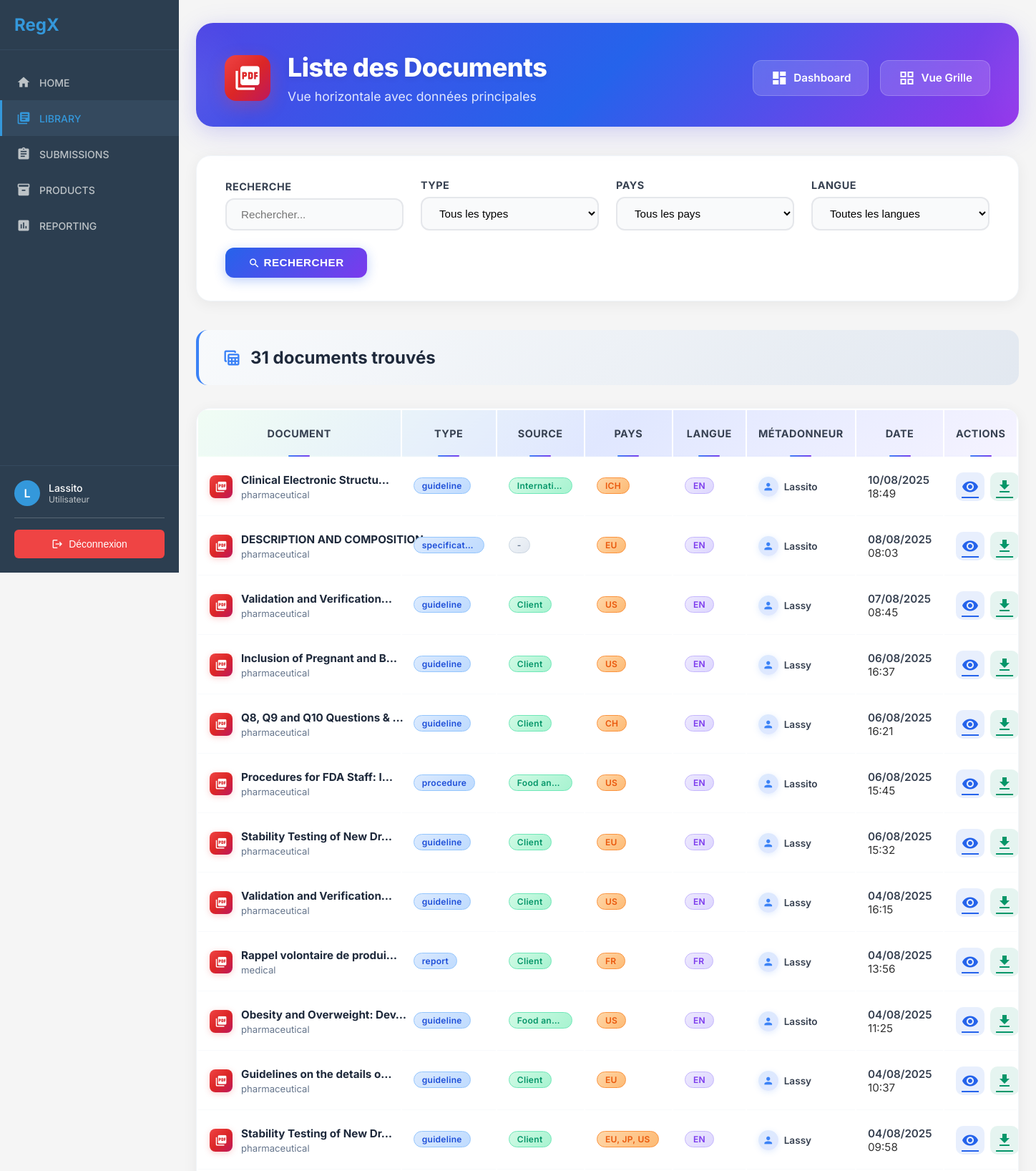
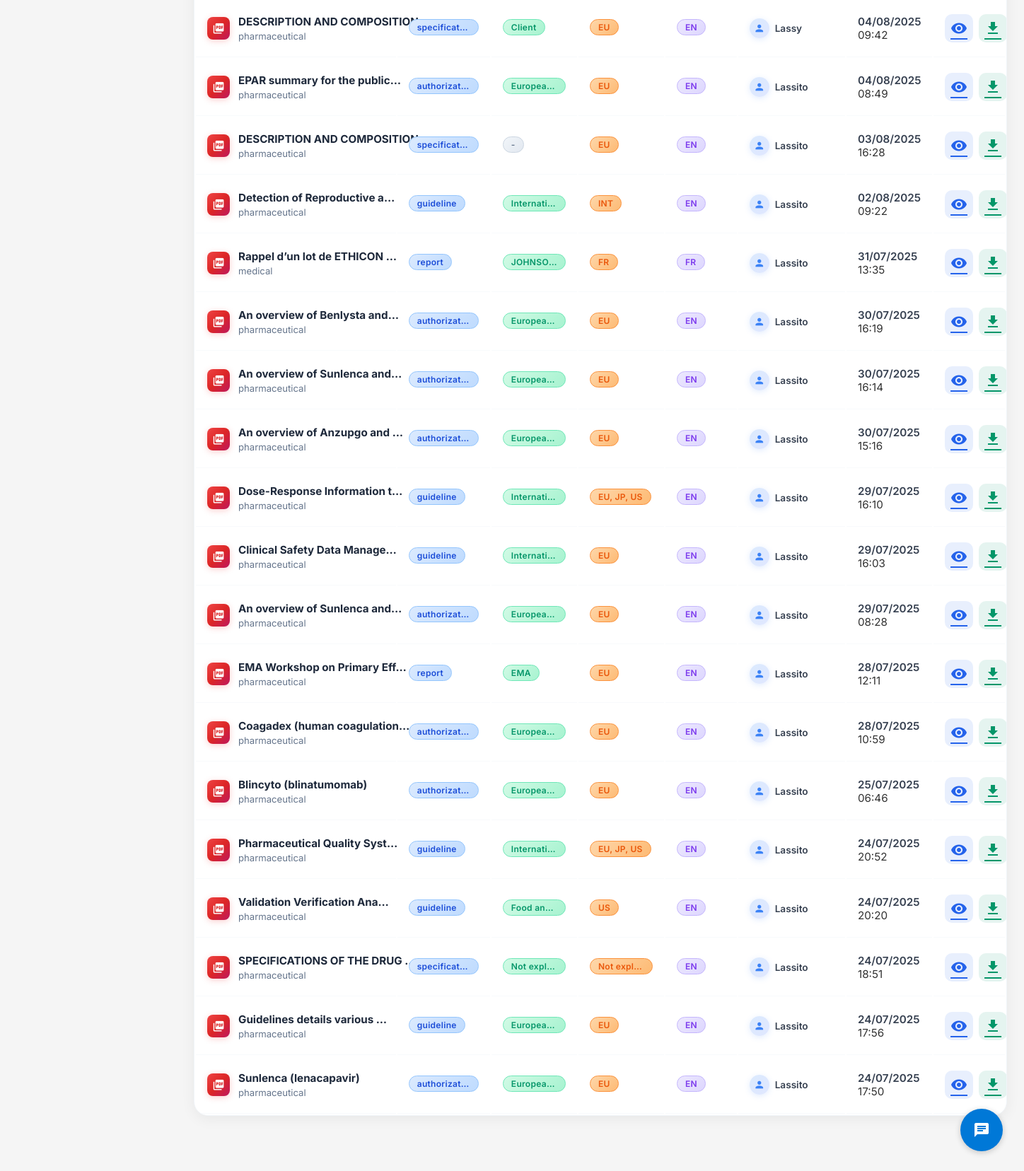
Page /client/library/documents/horizontal/ (signed in) on the committed database (2 pictures, top to bottom).
### rawdocs/models.py (models this page shows, shortened)
class RawDocument(models.Model):
    url = models.URLField(help_text="URL d'origine du PDF", blank=True)
    file = models.FileField(upload_to=pdf_upload_to, help_text="Fichier PDF téléchargé")
    created_at = models.DateTimeField(auto_now_add=True)
    owner = models.ForeignKey(
        settings.AUTH_USER_MODEL,
        on_delete=models.CASCADE,
        related_name='raw_documents',
        null=True, blank=True,
        help_text="Utilisateur qui a téléchargé ce document"
    )
    is_validated = models.BooleanField(default=False, help_text="Document validé par un métadonneur")
    validated_at = models.DateTimeField(null=True, blank=True)
    is_ready_for_expert = models.BooleanField(default=False, help_text="Document prêt pour révision expert")
    expert_ready_at = models.DateTimeField(null=True, blank=True,
                                           help_text="Date à laquelle le document est devenu prêt pour l'expert")
    total_pages = models.IntegerField(default=0, help_text="Nombre total de pages")
    pages_extracted = models.BooleanField(default=False, help_text="Pages extraites individuellement")
    title = models.TextField(blank=True, help_text="Titre du document")
    doc_type = models.CharField("Type", max_length=100, blank=True, help_text="Type du document (guide, rapport…)")
    publication_date = models.CharField(max_length=100, blank=True, help_text="Date de publication")
    version = models.CharField(max_length=50, blank=True, help_text="Version extraite")
    source = models.CharField(max_length=255, blank=True, help_text="Organisation émettrice (EMA, FDA…)")
    context = models.TextField(blank=True, help_text="Contexte extrait (2 phrases max)")
    country = models.CharField(max_length=100, blank=True, help_text="Pays détecté (GPE ou TLD)")
    language = models.CharField(max_length=10, blank=True, help_text="Langue détectée (fr, en…)")
    url_source = models.URLField(blank=True, help_text="URL d'origine pour référence")

### client/library/views.py (the view)
# urls.py: path('documents/horizontal/', views.document_list_horizontal, name='document_list_horizontal'),
def document_list_horizontal(request):
    search = request.GET.get('search', '')
    document_type = request.GET.get('type', '')
    country = request.GET.get('country', '')
    language = request.GET.get('language', '')
    documents_qs = RawDocument.objects.filter(is_validated=True).select_related('owner')
    if search:
        documents_qs = documents_qs.filter(
            Q(title__icontains=search) |
            Q(source__icontains=search) |
            Q(context__icontains=search)
        )
    if document_type:
        documents_qs = documents_qs.filter(doc_type__icontains=document_type)
    if country:
        documents_qs = documents_qs.filter(country__icontains=country)
    if language:
        documents_qs = documents_qs.filter(language__icontains=language)
    documents_qs = documents_qs.order_by('-created_at')
    paginator = Paginator(documents_qs, 50)
    page_number = request.GET.get('page')
    documents = paginator.get_page(page_number)
    document_types = RawDocument.objects.filter(is_validated=True).exclude(doc_type='').values_list('doc_type', flat=True).distinct()
    countries = RawDocument.objects.filter(is_validated=True).exclude(country='').values_list('country', flat=True).distinct()
    languages = RawDocument.objects.filter(is_validated=True).exclude(language='').values_list('language', flat=True).distinct()
    context = {
        'documents': documents,
        'document_types': document_types,
        'countries': countries,
        'languages': languages,
        'filters': {
            'search': search,
            'type': document_type,
            'country': country,
            'language': language,
        }
    }
    return render(request, 'client/library/document_list_horizontal.html', context)

### chatbot/templatetags/chatbot_tags.py (called while the page is built)
@register.simple_tag
def chatbot_widget():
    return render_to_string('chatbot/chatbot_widget.html')

### client/library/templatetags/document_filters.py (called while the page is built)
@register.filter
def document_title(document):
    if document.title and document.title.strip():
        return document.title.strip()
    if document.file:
        clean_name = clean_filename(document.file)
        if clean_name:
            return clean_name
    return f"Document #{document.pk}"

### templates/client/library/document_list_horizontal.html (shortened to what this page needs)
{% extends 'client/base.html' %}
{% load static %}
{% load document_filters %}
{% block content %}
<div class="library-container">
    <div class="page-header">
        <div class="page-header-content">
            <div class="page-header-left">
                <div class="page-header-icon">
                    <i class="material-icons">picture_as_pdf</i>
                </div>
                <div class="page-header-titles">
                    <h1>Liste des Documents</h1>
                    <p>Vue horizontale avec données principales</p>
                </div>
            </div>
            <div class="dashboard-tile-links">
                <a href="{% url 'client:library:dashboard' %}" class="dashboard-tile-link">
                    <i class="material-icons">dashboard</i>
                    Dashboard
                </a>
                <a href="{% url 'client:library:document_list' %}" class="dashboard-tile-link">
                    <i class="material-icons">grid_view</i>
                    Vue Grille
                </a>
            </div>
        </div>
    </div>
    <form method="get" class="filters-bar">
        <div class="filters-col">
            <label>RECHERCHE</label>
            <input type="text" name="search" value="{{ filters.search }}" placeholder="Rechercher...">
        </div>
        <div class="filters-col">
            <label>TYPE</label>
            <select name="type">
                <option value="">Tous les types</option>
            </select>
        </div>
        <div class="filters-col">
            <label>PAYS</label>
            <select name="country">
                <option value="">Tous les pays</option>
            </select>
        </div>
        <div class="filters-col">
            <label>LANGUE</label>
            <select name="language">
                <option value="">Toutes les langues</option>
            </select>
        </div>
        <div class="filters-action">
            <button type="submit">
                <i class="material-icons" style="font-size:1.1em;vertical-align: middle;">search</i>
                Rechercher
            </button>
        </div>
    </form>
    <div class="results-header">
        <h2>
            <i class="material-icons">table_view</i>
            {{ documents.paginator.count }} document{{ documents.paginator.count|pluralize }} trouvé{{ documents.paginator.count|pluralize }}
        </h2>
    </div>
    {% if documents %}
    <div class="table-wrap">
        <div class="overflow-x-auto">
            <table>
                <thead>
                    <tr>
                        <th>Document</th>
                        <th>Type</th>
                        <th>Source</th>
                        <th>Pays</th>
                        <th>Langue</th>
                        <th>Métadonneur</th>
                        <th>Date</th>
                        <th>Actions</th>
                    </tr>
                </thead>
                <tbody>
                    {% for document in documents %}
                    <tr onclick="location.href='{% url 'client:library:document_detail' document.pk %}'">
                        <td>
                            <div class="document-icon-container">
                                <div class="document-table-icon">
                                    <i class="material-icons">picture_as_pdf</i>
                                </div>
                                <div class="flex-1 min-w-0">
                                    <span class="doc-title" title="{{ document|document_title }}">
                                        {{ document|document_title|truncatechars:28 }}
                                    </span>
                                    {% if document.context %}
                                    <div class="doc-context" title="{{ document.context }}">
                                        {{ document.context|truncatechars:30 }}
                                    </div>
                                    {% endif %}
                                </div>
                            </div>
                        </td>
                        <td>
                            {% if document.doc_type %}
                            <span class="badge-blue" title="{{ document.doc_type }}">
                                {{ document.doc_type|truncatechars:15 }}
                            </span>
                            {% else %}
                            <span class="badge-gray">-</span>
                            {% endif %}
                        </td>
                        <td>
                            {% if document.source %}
                            <span class="badge-green" title="{{ document.source }}">
                                {{ document.source|truncatechars:12 }}
                            </span>
                            {% else %}
                            <span class="badge-gray">-</span>
                            {% endif %}
                        </td>
                        <td>
                            {% if document.country %}
                            <span class="badge-orange" title="{{ document.country }}">
                                {{ document.country|truncatechars:12 }}
                            </span>
                            {% else %}
                            <span class="badge-gray">-</span>
                            {% endif %}
                        </td>
                        <td>
                            {% if document.language %}
                            <span class="badge-purple" title="{{ document.language }}">
                                {{ document.language|upper|truncatechars:10 }}
                            </span>
                            {% else %}
                            <span class="badge-gray">-</span>
                            {% endif %}
                        </td>
                        <td>
                            <div class="doc-meta-user">
                                <span class="avatar">
                                    <i class="material-icons">person</i>
                                </span>
                                <span>{{ document.owner.username|default:"Anonyme" }}</span>
                            </div>
                        </td>
                        <td>
                            <div style="font-weight: 600; color: #374151;">{{ document.created_at|date:"d/m/Y" }}</div>
                            <div class="text-xs text-gray-400">{{ document.created_at|date:"H:i" }}</div>
                        </td>
                        <td>
                            <div class="doc-actions">
                                <a href="{% url 'client:library:document_detail' document.pk %}" class="view" title="Voir le détail"
                                   onclick="event.stopPropagation();">
                                    <i class="material-icons">visibility</i>
                                </a>
                                <a href="{% url 'client:library:download_document' document.pk %}" class="download" title="Télécharger"
                                   onclick="event.stopPropagation();">
                                    <i class="material-icons">download</i>
                                </a>
                            </div>
                        </td>
                    </tr>
                    {% endfor %}
                </tbody>
            </table>
        </div>
    </div>
    {% endif %}
</div>
{% endblock %}

### templates/client/includes/sidebar.html (shortened to what this page needs)
<div class="sidebar">
    <div class="sidebar-header">
        <h2>RegX</h2>
    </div>
    <nav class="sidebar-nav">
        <a href="{% url 'client:dashboard' %}" class="nav-item {% if request.resolver_match.url_name == 'dashboard' %}active{% endif %}">
            <i class="material-icons">home</i>
            <span>HOME</span>
        </a>
        <a href="/client/library/" class="nav-item {% if 'library' in request.resolver_match.namespace %}active{% endif %}">
            <i class="material-icons">library_books</i>
            <span>LIBRARY</span>
        </a>
        <a href="{% url 'submissions:list' %}" class="nav-item {% if 'submissions' in request.resolver_match.namespace %}active{% endif %}">
            <i class="material-icons">assignment</i>
            <span>SUBMISSIONS</span>
        </a>
        <a href="/client/products/" class="nav-item {% if 'products' in request.resolver_match.namespace %}active{% endif %}">
            <i class="material-icons">inventory</i>
            <span>PRODUCTS</span>
        </a>
        <a href="/client/reports/" class="nav-item {% if 'reports' in request.resolver_match.namespace %}active{% endif %}">
            <i class="material-icons">assessment</i>
            <span>REPORTING</span>
        </a>
    </nav>
   <div class="sidebar-footer">
    <div class="user-info">
        <div class="user-avatar">
            {{ request.user.get_full_name|default:request.user.username|first|upper }}
        </div>
        <div class="user-details">
            <span class="user-name">{{ request.user.get_full_name|default:request.user.username }}</span>
            <span class="user-role">
                {% if request.user.userprofile.role == 'client' %}
                    Client
                {% elif request.user.userprofile.role == 'metadonneur' %}
                    Métadonneur
                {% elif request.user.userprofile.role == 'expert' %}
                    Expert
                {% elif request.user.userprofile.role == 'annotateur' %}
                    Annotateur
                {% else %}
                    Utilisateur
                {% endif %}
            </span>
        </div>
    </div>
    <form method="post" action="{% url 'rawdocs:logout' %}" class="logout-form">
        <button type="submit" class="btn-logout">
            <i class="material-icons">logout</i>
            <span>Déconnexion</span>
        </button>
    </form>
</div>
</div>

### static/css/main.css (style rules this page uses)
* { margin: 0; padding: 0; box-sizing: border-box; }
body { font-family: 'Inter', sans-serif; background-color: #f5f5f5; color: #333; }
.sidebar { width: 250px; background-color: #2c3e50; color: white; display: flex; flex-direction: column; position: fixed; height: 100vh; left: 0; top: 0; z-index: 1000; }
.sidebar-header { padding: 20px; border-bottom: 1px solid #34495e; }
.sidebar-header h2 { font-size: 24px; font-weight: 700; color: #3498db; }
.sidebar-nav { flex: 1; padding: 20px 0; }
.nav-item { display: flex; align-items: center; padding: 15px 20px; color: #bdc3c7; text-decoration: none; transition: all 0.3s ease; border-left: 3px solid transparent; }
.nav-item.active { background-color: #34495e; color: #3498db; border-left-color: #3498db; }
.nav-item i { margin-right: 12px; font-size: 20px; }
.nav-item span { font-size: 14px; font-weight: 500; }
.sidebar-footer { padding: 20px; border-top: 1px solid #34495e; }
.user-info { display: flex; align-items: center; }
.user-avatar { width: 36px; height: 36px; border-radius: 50%; background-color: #3498db; display: flex; align-items: center; justify-content: center; margin-right: 12px; font-weight: 600; }
.user-details { display: flex; flex-direction: column; }
.user-name { font-size: 14px; font-weight: 500; }
.user-role { font-size: 12px; color: #bdc3c7; }
.logout-form { margin-top: 1rem; padding-top: 1rem; border-top: 1px solid rgba(255, 255, 255, 0.2); }
.btn-logout { width: 100%; display: flex; align-items: center; justify-content: center; gap: 0.5rem; padding: 0.75rem; background: #ef4444; color: white; border: none; border-radius: 6px; cursor: pointer; font-size: 0.875rem; font-weight: 500; transition: all 0.2s ease; }
.btn-logout i { font-size: 1rem; }

### rows in the picture
RawDocument: title "Clinical Electronic Structu…", context "pharmaceutical", doc_type "guideline", source "Internati…", country "ICH", language "EN", owner.username "Lassito", created_at "10/08/2025", created_at "18:49"
RawDocument: title "DESCRIPTION AND COMPOSITION…", context "pharmaceutical", doc_type "specificat…", country "EU", language "EN", owner.username "Lassito", created_at "08/08/2025", created_at "08:03"
RawDocument: title "Validation and Verification…", context "pharmaceutical", doc_type "guideline", source "Client", country "US", language "EN", owner.username "Lassy", created_at "07/08/2025", created_at "08:45"
RawDocument: title "Inclusion of Pregnant and B…", context "pharmaceutical", doc_type "guideline", source "Client", country "US", language "EN", owner.username "Lassy", created_at "06/08/2025", created_at "16:37"
RawDocument: title "Q8, Q9 and Q10 Questions & …", context "pharmaceutical", doc_type "guideline", source "Client", country "CH", language "EN", owner.username "Lassy", created_at "06/08/2025", created_at "16:21"
RawDocument: title "Procedures for FDA Staff: I…", context "pharmaceutical", doc_type "procedure", source "Food an…", country "US", language "EN", owner.username "Lassito", created_at "06/08/2025", created_at "15:45"
RawDocument: title "Stability Testing of New Dr…", context "pharmaceutical", doc_type "guideline", source "Client", country "EU", language "EN", owner.username "Lassy", created_at "06/08/2025", created_at "15:32"
RawDocument: title "Validation and Verification…", context "pharmaceutical", doc_type "guideline", source "Client", country "US", language "EN", owner.username "Lassy", created_at "04/08/2025", created_at "16:15"
RawDocument: title "Rappel volontaire de produi…", context "medical", doc_type "report", source "Client", country "FR", language "FR", owner.username "Lassy", created_at "04/08/2025", created_at "13:56"
RawDocument: title "Obesity and Overweight: Dev…", context "pharmaceutical", doc_type "guideline", source "Food an…", country "US", language "EN", owner.username "Lassito", created_at "04/08/2025", created_at "11:25"
RawDocument: title "Guidelines on the details o…", context "pharmaceutical", doc_type "guideline", source "Client", country "EU", language "EN", owner.username "Lassy", created_at "04/08/2025", created_at "10:37"
RawDocument: title "Stability Testing of New Dr…", context "pharmaceutical", doc_type "guideline", source "Client", country "EU, JP, US", language "EN", owner.username "Lassy", created_at "04/08/2025", created_at "09:58"
RawDocument: title "DESCRIPTION AND COMPOSITION…", context "pharmaceutical", doc_type "specificat…", source "Client", country "EU", language "EN", owner.username "Lassy", created_at "04/08/2025", created_at "09:42"
RawDocument: title "EPAR summary for the public…", context "pharmaceutical", doc_type "authorizat…", source "Europea…", country "EU", language "EN", owner.username "Lassito", created_at "04/08/2025", created_at "08:49"
RawDocument: title "DESCRIPTION AND COMPOSITION…", context "pharmaceutical", doc_type "specificat…", country "EU", language "EN", owner.username "Lassito", created_at "03/08/2025", created_at "16:28"
RawDocument: title "Detection of Reproductive a…", context "pharmaceutical", doc_type "guideline", source "Internati…", country "INT", language "EN", owner.username "Lassito", created_at "02/08/2025", created_at "09:22"
RawDocument: title "Rappel d’un lot de ETHICON …", context "medical", doc_type "report", source "JOHNS…", country "FR", language "FR", owner.username "Lassito", created_at "31/07/2025", created_at "13:35"
RawDocument: title "An overview of Benlysta and…", context "pharmaceutical", doc_type "authorizat…", source "Europea…", country "EU", language "EN", owner.username "Lassito", created_at "30/07/2025", created_at "16:19"
RawDocument: title "An overview of Sunlenca and…", context "pharmaceutical", doc_type "authorizat…", source "Europea…", country "EU", language "EN", owner.username "Lassito", created_at "30/07/2025", created_at "16:14"
RawDocument: title "An overview of Anzupgo and …", context "pharmaceutical", doc_type "authorizat…", source "Europea…", country "EU", language "EN", owner.username "Lassito", created_at "30/07/2025", created_at "15:16"
RawDocument: title "Dose-Response Information t…", context "pharmaceutical", doc_type "guideline", source "Internati…", country "EU, JP, US", language "EN", owner.username "Lassito", created_at "29/07/2025", created_at "16:10"
RawDocument: title "Clinical Safety Data Manage…", context "pharmaceutical", doc_type "guideline", source "Internati…", country "EU", language "EN", owner.username "Lassito", created_at "29/07/2025", created_at "16:03"
RawDocument: title "An overview of Sunlenca and…", context "pharmaceutical", doc_type "authorizat…", source "Europea…", country "EU", language "EN", owner.username "Lassito", created_at "29/07/2025", created_at "08:28"
RawDocument: title "EMA Workshop on Primary Eff…", context "pharmaceutical", doc_type "report", source "EMA", country "EU", language "EN", owner.username "Lassito", created_at "28/07/2025", created_at "12:11"
RawDocument: title "Coagadex (human coagulation…", context "pharmaceutical", doc_type "authorizat…", source "Europea…", country "EU", language "EN", owner.username "Lassito", created_at "28/07/2025", created_at "10:59"
RawDocument: title "Blincyto (blinatumomab)", context "pharmaceutical", doc_type "authorizat…", source "Europea…", country "EU", language "EN", owner.username "Lassito", created_at "25/07/2025", created_at "06:46"
RawDocument: title "Pharmaceutical Quality Syst…", context "pharmaceutical", doc_type "guideline", source "Internati…", country "EU, JP, US", language "EN", owner.username "Lassito", created_at "24/07/2025", created_at "20:52"
RawDocument: title "Validation Verification Ana…", context "pharmaceutical", doc_type "guideline", source "Food an…", country "US", language "EN", owner.username "Lassito", created_at "24/07/2025", created_at "20:20"
RawDocument: title "SPECIFICATIONS OF THE DRUG …", context "pharmaceutical", doc_type "specificat…", source "Not expl…", country "Not expl…", language "EN", owner.username "Lassito", created_at "24/07/2025", created_at "18:51"
RawDocument: title "Guidelines details various …", context "pharmaceutical", doc_type "guideline", source "Europea…", country "EU", language "EN", owner.username "Lassito", created_at "24/07/2025", created_at "17:56"
RawDocument: title "Sunlenca (lenacapavir)", context "pharmaceutical", doc_type "authorizat…", source "Europea…", country "EU", language "EN", owner.username "Lassito", created_at "24/07/2025", created_at "17:50"

### other values in the picture
{{ request.user.get_full_name|default:request.user.username|first|upper }} "L"
{{ request.user.get_full_name|default:request.user.username }} "Lassito"
{{ documents.paginator.count }} "31"
